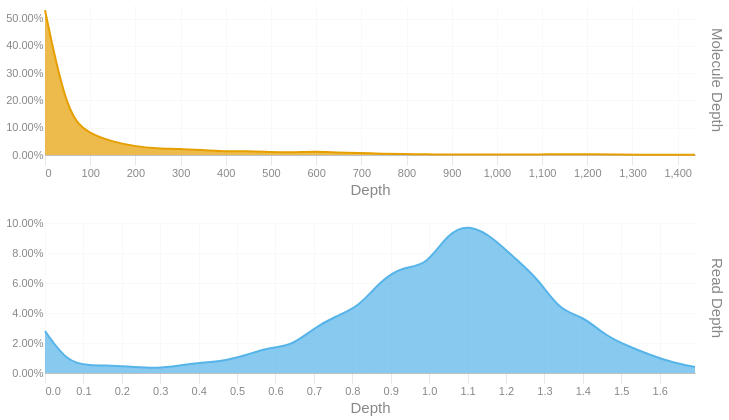

The code cell stored with this chart in its notebook:
### Code cell
readdep = depth_hist(tb['Read Depth'], q99, 3)
readdep = readdep.with_columns(pl.lit('Read Depth').alias('Metric'))
if not SKIPLR:
    moldep = depth_hist(tb['Molecule Depth'], mol_q99, 1)
    moldep = moldep.with_columns(pl.lit('Molecule Depth').alias('Metric'))
    _hist = pl.concat([readdep, moldep])
    _hist = _hist.filter(pl.col('Proportion') != 0)
    with SafeRender(_hist):
        (
            alt.Chart(_hist)        
            .mark_area(interpolate = "basis")
            .encode(
                x=alt.X('Bin:Q').scale(domainMin=0).axis(alt.Axis(title='Depth')),
                y = alt.Y('Proportion:Q', title = None).axis(format = '.2%'),
                color = alt.Color('Metric:N').legend(None),
                row = alt.Row("Metric:N").header(title = None, labelOrient = 'right'),
                tooltip = [
                    alt.Tooltip("Metric:N", title = "Metric"),
                    alt.Tooltip('Interval:N', title = "Depth Interval"),
                    alt.Tooltip('Proportion:Q', title = "% Alignments").format('.2%')
                ]
            )
            .resolve_scale(x='independent', y='independent')
            .properties(
                height = 150, width = 650,
                usermeta={'embedOptions': {'downloadFileName': f'{samplename}.depth.hist'}}
            )
        ).display()
else:
    readdep = readdep.filter(pl.col('Proportion') != 0)
    with SafeRender(readdep):
        (
            alt.Chart(readdep)        
            .mark_area(interpolate = "basis")
            .encode(
                x=alt.X('Bin:Q').scale(domainMin=0).axis(alt.Axis(title='Depth')),
                y = alt.Y('Proportion:Q', title = None).axis(format = '.2%'),
                tooltip = [
                    alt.Tooltip('Interval:N', title = "Depth Interval"),
                    alt.Tooltip('Proportion:Q', title = "% Alignments").format('.2%')
                ]
            )
            .properties(
                usermeta={'embedOptions': {'downloadFileName': f'{samplename}.depth.hist'}}
            )
        ).display()

### Figure 1 — Vega-Lite specification as saved in the notebook (floating-point values rounded to 4 significant figures)
{"width": 650, "height": 150, "config": {"title": {"anchor": "start", "dy": -15, "fontSize": 18, "color": "#888888", "subtitleColor": "#888888", "subtitleFontSize": 14}, "arc": {"fill": "#0072B2"}, "axis": {"domainColor": "#888888", "domainWidth": 0.5, "gridWidth": 0.2, "grid": false, "titleFontWeight": 400, "titleFontSize": 15, "labelFontSize": 11, "labelColor": "#888888", "tickColor": "#888888", "tickWidth": 0.2, "titleColor": "#888888"}, "axisBand": {"grid": false}, "axisX": {"grid": true, "tickSize": 10, "domainCap": "round"}, "axisY": {"domain": false, "grid": true, "tickSize": 0, "domainCap": "round"}, "background": "transparent", "header": {"labelFontSize": 15, "labelColor": "#888888", "titleFontSize": 15, "titleFontWeight": 600, "titleColor": "#888888"}, "legend": {"labelFont": "sans-serif", "labelFontSize": 12, "labelColor": "#888888", "symbolSize": 100, "symbolType": "circle", "titleFontSize": 12, "titlePadding": 10, "titleColor": "#888888", "title": null}, "range": {"category": ["#E69F00", "#56B4E9", "#009E73", "#F0E442", "#0072B2", "#D55E00", "#CC79A7", "#000000"], "diverging": ["#cfe8f3", "#a2d4ec", "#73bfe2", "#46abdb", "#1696d2", "#12719e"]}, "area": {"fill": "#0072B2", "fillOpacity": 0.7, "line": true, "strokeOpacity": 0.7}, "line": {"color": "#0072B2", "stroke": "#0072B2", "strokeWidth": 2}, "trail": {"color": "#0072B2", "stroke": "#0072B2", "strokeWidth": 0, "size": 1}, "point": {"filled": true, "fillOpacity": 1.0, "size": 95}, "text": {"color": "#888888", "fontSize": 11, "align": "right", "fontWeight": 400, "size": 11}, "bar": {"fill": "#0072B2", "stroke": null}, "view": {"stroke": null, "continuousWidth": 660, "continuousHeight": 400}}, "data": {"name": "data-04eb18790c44301311a458c02fe7aaa7"}, "mark": {"type": "area", "interpolate": "basis"}, "encoding": {"color": {"field": "Metric", "legend": null, "type": "nominal"}, "row": {"field": "Metric", "header": {"title": null, "labelOrient": "right"}, "type": "nominal"}, "tooltip": [{"field": "Metric", "title": "Metric", "type": "nominal"}, {"field": "Interval", "title": "Depth Interval", "type": "nominal"}, {"field": "Proportion", "format": ".2%", "title": "% Alignments", "type": "quantitative"}], "x": {"axis": {"title": "Depth"}, "field": "Bin", "scale": {"domainMin": 0}, "type": "quantitative"}, "y": {"axis": {"format": ".2%"}, "field": "Proportion", "title": null, "type": "quantitative"}}, "resolve": {"scale": {"x": "independent", "y": "independent"}}, "usermeta": {"embedOptions": {"downloadFileName": "S1_Tusket_009.depth.hist"}}, "$schema": "https://vega.github.io/schema/vega-lite/v6.1.0.json", "datasets": {"data-04eb18790c44301311a458c02fe7aaa7": [{"Bin": 0.0, "Interval": "0.0-0.058", "Proportion": 0.028, "Metric": "Read Depth"}, {"Bin": 0.058, "Interval": "0.058-0.117", "Proportion": 0.007, "Metric": "Read Depth"}, {"Bin": 0.117, "Interval": "0.117-0.175", "Proportion": 0.005, "Metric": "Read Depth"}, {"Bin": 0.175, "Interval": "0.175-0.233", "Proportion": 0.005, "Metric": "Read Depth"}, {"Bin": 0.233, "Interval": "0.233-0.292", "Proportion": 0.004, "Metric": "Read Depth"}, {"Bin": 0.292, "Interval": "0.292-0.35", "Proportion": 0.003, "Metric": "Read Depth"}, {"Bin": 0.35, "Interval": "0.35-0.408", "Proportion": 0.005, "Metric": "Read Depth"}, {"Bin": 0.408, "Interval": "0.408-0.467", "Proportion": 0.007, "Metric": "Read Depth"}, {"Bin": 0.467, "Interval": "0.467-0.525", "Proportion": 0.008, "Metric": "Read Depth"}, {"Bin": 0.525, "Interval": "0.525-0.583", "Proportion": 0.012, "Metric": "Read Depth"}, {"Bin": 0.583, "Interval": "0.583-0.642", "Proportion": 0.017, "Metric": "Read Depth"}, {"Bin": 0.642, "Interval": "0.642-0.7", "Proportion": 0.018, "Metric": "Read Depth"}, {"Bin": 0.7, "Interval": "0.7-0.758", "Proportion": 0.03, "Metric": "Read Depth"}, {"Bin": 0.758, "Interval": "0.758-0.817", "Proportion": 0.038, "Metric": "Read Depth"}, {"Bin": 0.817, "Interval": "0.817-0.875", "Proportion": 0.044, "Metric": "Read Depth"}, {"Bin": 0.875, "Interval": "0.875-0.933", "Proportion": 0.062, "Metric": "Read Depth"}, {"Bin": 0.933, "Interval": "0.933-0.992", "Proportion": 0.071, "Metric": "Read Depth"}, {"Bin": 0.992, "Interval": "0.992-1.05", "Proportion": 0.071, "Metric": "Read Depth"}, {"Bin": 1.05, "Interval": "1.05-1.108", "Proportion": 0.094, "Metric": "Read Depth"}, {"Bin": 1.108, "Interval": "1.108-1.167", "Proportion": 0.099, "Metric": "Read Depth"}, {"Bin": 1.167, "Interval": "1.167-1.225", "Proportion": 0.09, "Metric": "Read Depth"}, {"Bin": 1.225, "Interval": "1.225-1.283", "Proportion": 0.076, "Metric": "Read Depth"}, {"Bin": 1.283, "Interval": "1.283-1.342", "Proportion": 0.063, "Metric": "Read Depth"}, {"Bin": 1.342, "Interval": "1.342-1.4", "Proportion": 0.041, "Metric": "Read Depth"}, {"Bin": 1.4, "Interval": "1.4-1.458", "Proportion": 0.038, "Metric": "Read Depth"}, {"Bin": 1.458, "Interval": "1.458-1.517", "Proportion": 0.025, "Metric": "Read Depth"}, {"Bin": 1.517, "Interval": "1.517-1.575", "Proportion": 0.018, "Metric": "Read Depth"}, {"Bin": 1.575, "Interval": "1.575-1.633", "Proportion": 0.012, "Metric": "Read Depth"}, {"Bin": 1.633, "Interval": "1.633-1.692", "Proportion": 0.007, "Metric": "Read Depth"}, {"Bin": 1.692, "Interval": "1.692-1.75", "Proportion": 0.004, "Metric": "Read Depth"}, {"Bin": 0.0, "Interval": "0.0-49.6", "Proportion": 0.531, "Metric": "Molecule Depth"}, {"Bin": 49.6, "Interval": "49.6-99.2", "Proportion": 0.139, "Metric": "Molecule Depth"}, {"Bin": 99.2, "Interval": "99.2-148.8", "Proportion": 0.078, "Metric": "Molecule Depth"}, {"Bin": 148.8, "Interval": "148.8-198.4", "Proportion": 0.049, "Metric": "Molecule Depth"}, {"Bin": 198.4, "Interval": "198.4-248.0", "Proportion": 0.032, "Metric": "Molecule Depth"}, {"Bin": 248.0, "Interval": "248.0-297.6", "Proportion": 0.024, "Metric": "Molecule Depth"}, {"Bin": 297.6, "Interval": "297.6-347.2", "Proportion": 0.023, "Metric": "Molecule Depth"}, {"Bin": 347.2, "Interval": "347.2-396.8", "Proportion": 0.018, "Metric": "Molecule Depth"}, {"Bin": 396.8, "Interval": "396.8-446.4", "Proportion": 0.013, "Metric": "Molecule Depth"}, {"Bin": 446.4, "Interval": "446.4-496.0", "Proportion": 0.014, "Metric": "Molecule Depth"}, {"Bin": 496.0, "Interval": "496.0-545.6", "Proportion": 0.011, "Metric": "Molecule Depth"}, {"Bin": 545.6, "Interval": "545.6-595.1", "Proportion": 0.009, "Metric": "Molecule Depth"}, {"Bin": 595.1, "Interval": "595.1-644.7", "Proportion": 0.013, "Metric": "Molecule Depth"}, {"Bin": 644.7, "Interval": "644.7-694.3", "Proportion": 0.009, "Metric": "Molecule Depth"}, {"Bin": 694.3, "Interval": "694.3-743.9", "Proportion": 0.007, "Metric": "Molecule Depth"}, {"Bin": 743.9, "Interval": "743.9-793.5", "Proportion": 0.005, "Metric": "Molecule Depth"}, {"Bin": 793.5, "Interval": "793.5-843.1", "Proportion": 0.003, "Metric": "Molecule Depth"}, {"Bin": 843.1, "Interval": "843.1-892.7", "Proportion": 0.003, "Metric": "Molecule Depth"}, {"Bin": 892.7, "Interval": "892.7-942.3", "Proportion": 0.001, "Metric": "Molecule Depth"}, {"Bin": 942.3, "Interval": "942.3-991.9", "Proportion": 0.002, "Metric": "Molecule Depth"}, {"Bin": 991.9, "Interval": "991.9-1041.5", "Proportion": 0.002, "Metric": "Molecule Depth"}, {"Bin": 1042.0, "Interval": "1041.5-1091.1", "Proportion": 0.002, "Metric": "Molecule Depth"}, {"Bin": 1091.0, "Interval": "1091.1-1140.7", "Proportion": 0.002, "Metric": "Molecule Depth"}, {"Bin": 1141.0, "Interval": "1140.7-1190.3", "Proportion": 0.003, "Metric": "Molecule Depth"}, {"Bin": 1190.0, "Interval": "1190.3-1239.9", "Proportion": 0.003, "Metric": "Molecule Depth"}, {"Bin": 1339.0, "Interval": "1339.1-1388.7", "Proportion": 0.001, "Metric": "Molecule Depth"}, {"Bin": 1389.0, "Interval": "1388.7-1438.3", "Proportion": 0.001, "Metric": "Molecule Depth"}, {"Bin": 1438.0, "Interval": "1438.3-1487.87", "Proportion": 0.001, "Metric": "Molecule Depth"}]}}
